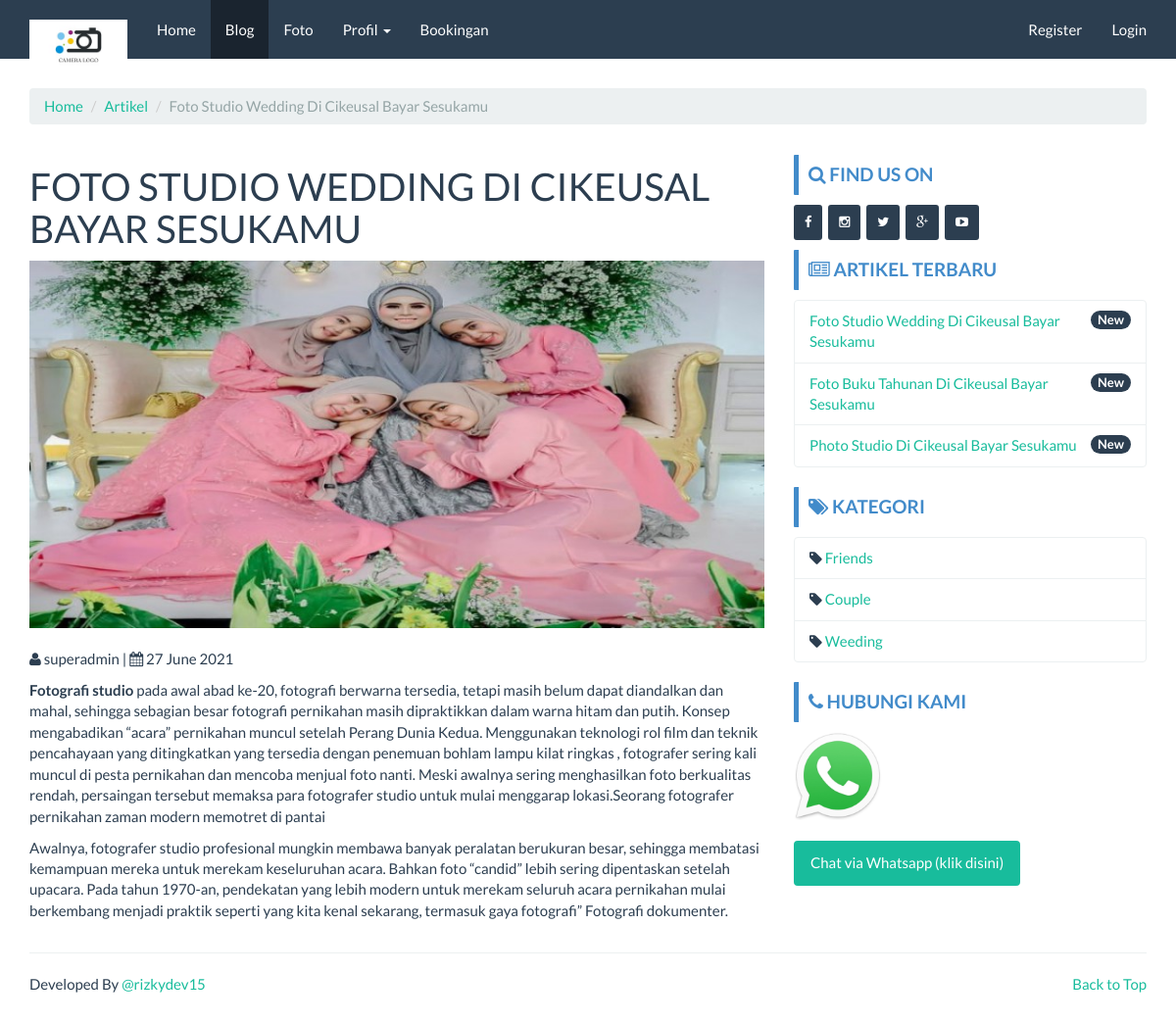
The app's page /event/foto-studio-wedding-di-cikeusal-bayar-sesukamu with its own data.
### tables this page shows
CREATE TABLE `company` (
  `id_company` int(11) NOT NULL,
  `company_name` varchar(100) NOT NULL,
  `company_desc` text NOT NULL,
  `company_address` text NOT NULL,
  `company_maps` text NOT NULL,
  `company_phone` char(30) NOT NULL,
  `company_phone2` char(30) NOT NULL,
  `company_fax` char(30) NOT NULL,
  `company_email` char(30) NOT NULL,
  `foto` text NOT NULL,
  `foto_type` char(10) NOT NULL,
  `created` datetime NOT NULL DEFAULT current_timestamp(),
  `modified` datetime DEFAULT NULL,
  `created_by` char(50) NOT NULL,
  `modified_by` char(50) NOT NULL
);

CREATE TABLE `event` (
  `id_event` int(11) NOT NULL,
  `nama_event` varchar(100) NOT NULL,
  `slug_event` varchar(100) DEFAULT NULL,
  `deskripsi` text DEFAULT NULL,
  `kategori` int(11) DEFAULT NULL,
  `foto` text DEFAULT NULL,
  `foto_type` char(10) DEFAULT NULL,
  `created_at` datetime NOT NULL DEFAULT current_timestamp(),
  `created_by` char(50) NOT NULL,
  `modified_at` datetime DEFAULT NULL ON UPDATE current_timestamp(),
  `modified_by` char(50) NOT NULL
);

CREATE TABLE `kategori` (
  `id_kategori` int(11) NOT NULL,
  `nama_kategori` varchar(20) NOT NULL,
  `slug_kat` varchar(20) NOT NULL,
  `created_by` char(50) NOT NULL,
  `created_at` datetime NOT NULL DEFAULT current_timestamp(),
  `modified_by` char(50) NOT NULL,
  `modified_at` datetime DEFAULT NULL ON UPDATE current_timestamp()
);

CREATE TABLE `kontak` (
  `id_kontak` int(11) NOT NULL,
  `nama_kontak` char(50) NOT NULL,
  `nohp` char(50) NOT NULL,
  `created_by` char(50) NOT NULL,
  `created_at` datetime NOT NULL DEFAULT current_timestamp(),
  `modified_by` char(50) NOT NULL,
  `modified_at` datetime DEFAULT NULL ON UPDATE current_timestamp()
);

### application/controllers/Event.php (called while the page is built, shortened)
<?php
class Event extends CI_Controller {
	function __construct()
  {
		$this->load->model('Company_model');
		$this->load->model('Event_model');
		$this->load->model('Foto_model');
		$this->load->model('Kategori_model');
		$this->load->model('Kontak_model');
		$this->data['company_data'] 			= $this->Company_model->get_by_company();
		$this->data['event_sidebar'] 			= $this->Event_model->get_all_sidebar();
		$this->data['foto_data'] 					= $this->Foto_model->get_all_new_home();
		$this->data['kategori_sidebar'] 	= $this->Kategori_model->get_all();
		$this->data['kontak_sidebar'] 		= $this->Kontak_model->get_all();
  }
	public function read($id)
	{
		$row = $this->Event_model->get_by_id_front($id);
		if ($row)
    {
    	$this->data['event_detail']     = $this->Event_model->get_by_id_front($id);
      $this->data['event_lainnya']    = $this->Event_model->get_all_random();
      $this->data['title'] 						= $row->nama_event;
			$this->load->view('front/event/body', $this->data);
		}
		else
    {
			$this->session->set_flashdata('message', '<div class="alert alert-dismissible alert-danger">
        <button type="button" class="close" data-dismiss="alert">&times;</button>Event tidak ditemukan</b></div>');
      redirect(base_url());
    }
	}
}

### index.php (called while the page is built, shortened)
<?php
require_once BASEPATH.'core/CodeIgniter.php';

### application/models/Company_model.php (called while the page is built, shortened)
<?php  if ( ! defined('BASEPATH')) exit('No direct script access allowed');
class Company_model extends CI_Model
{
  public $table = 'company';
  function get_by_company()
  {
    $this->db->where('id_company', '1');
    return $this->db->get($this->table)->row();
  }
}

### application/models/Event_model.php (called while the page is built, shortened)
<?php  if ( ! defined('BASEPATH')) exit('No direct script access allowed');
class Event_model extends CI_Model
{
  public $table = 'event';
  public $id    = 'id_event';
  public $order = 'DESC';
  function get_all_sidebar()
  {
    $this->db->limit(3);
    $this->db->order_by($this->id, $this->order);
    return $this->db->get($this->table)->result();
  }
  function get_all_random()
  {
    $this->db->limit(3);
    $this->db->order_by($this->id, 'random');
    return $this->db->get($this->table)->result();
  }
  function get_by_id_front($id)
  {
    $this->db->where('slug_event', $id);
    return $this->db->get($this->table)->row();
  }
}

### application/models/Kategori_model.php (called while the page is built, shortened)
<?php  if ( ! defined('BASEPATH')) exit('No direct script access allowed');
class Kategori_model extends CI_Model
{
  public $table = 'kategori';
  function get_all()
  {
    return $this->db->get($this->table)->result();
  }
}

### application/models/Kontak_model.php (called while the page is built, shortened)
<?php  if ( ! defined('BASEPATH')) exit('No direct script access allowed');
class Kontak_model extends CI_Model
{
  public $table = 'kontak';
  function get_all()
  {
    return $this->db->get($this->table)->result();
  }
}

### application/views/front/event/body.php (the view, shortened to what this page needs)
<?php $this->load->view('front/header'); ?>
<?php $this->load->view('front/navbar'); ?>
<div class="container">
	<ol class="breadcrumb">
	  <li><a href="<?php echo base_url() ?>">Home</a></li>
	  <li><a href="#">Artikel</a></li>
	  <li class="active"><?php echo $event_detail->nama_event ?></li>
	</ol>
	<div class="row">
		<div class="col-md-8"><h1><?php echo strtoupper($event_detail->nama_event) ?></h1>
			<a href="<?php echo base_url('assets/images/event/').$event_detail->foto.$event_detail->foto_type ?>" title="<?php echo $event_detail->nama_event ?>">
				<img src="<?php echo base_url('assets/images/event/').$event_detail->foto.'_thumb'.$event_detail->foto_type ?>" alt="<?php echo $event_detail->nama_event ?>" class="img-responsive">
			</a>
			<br>
	    <i class="fa fa-user"></i> <?php echo $event_detail->created_by ?></a> | <i class="fa fa-calendar"></i> <?php echo date("j F Y", strtotime($event_detail->created_at)); ?>
			<p><?php echo $event_detail->deskripsi ?></p>
			<?php $this->load->view('front/modul/mod_komen'); ?>
		</div>
		<?php $this->load->view('front/sidebar'); ?>
	</div>
</div>

### application/views/front/navbar.php (shortened to what this page needs)
<nav class="navbar navbar-default navbar-fixed-top">
  <div class="container">
    <div class="navbar-header">
      <a class="navbar-brand" href="<?php echo base_url() ?>">
        <img src="<?php echo base_url('assets/images/company/').$company_data->foto.$company_data->foto_type ?>" alt="<?php echo $company_data->company_name ?>" width="100px">
      </a>
    </div>
    <div class="collapse navbar-collapse" id="bs-example-navbar-collapse-1">
      <ul class="nav navbar-nav">
        <li class="<?php if($this->uri->segment(1) == ""){echo "active";} ?>">
          <a href="<?php echo base_url() ?>">Home </a>
        </li>
        <li class="<?php if($this->uri->segment(1) == "event"){echo "active";} ?>">
          <a href="<?php echo base_url('event') ?>"> Blog</a>
        </li>
        <li class="<?php if($this->uri->segment(1) == "gallery"){echo "active";} ?>">
          <a href="<?php echo base_url('gallery/album') ?>"> Foto</a>
        </li>
        <li class="dropdown <?php if($this->uri->segment(1) == "about" or $this->uri->segment(1) == "contact"){echo "active";} ?>">
          <a href="#" class="dropdown-toggle" data-toggle="dropdown" role="button" aria-haspopup="true" aria-expanded="false">Profil <span class="caret"></span></a>
        </li>
        <li class="<?php if($this->uri->segment(1) == "cart" && $this->uri->segment(2) == ""){echo "active";} ?>">
          <a href="<?php echo base_url('cart') ?>"> Bookingan</a>
        </li>
      </ul>
      <?php if($this->session->userdata('usertype') != NULL){ ?>
        <ul class="nav navbar-nav navbar-right">
          <li class="dropdown">
            <a href="#" class="dropdown-toggle" data-toggle="dropdown" role="button" aria-haspopup="true" aria-expanded="false">Hi, <?php echo $this->session->userdata('username') ?> <span class="caret"></span></a>
            <ul class="dropdown-menu">
              <li><a href="<?php echo base_url('cart/history') ?>">Riwayat Booking</a></li>
              <li><a href="<?php echo base_url('auth/edit_profil/').$this->session->userdata('user_id') ?>">Edit Profil</a></li>
              <li><a href="<?php echo base_url('auth/profil') ?>">Profil Saya</a></li>
              <li role="separator" class="divider"></li>
              <li><a href="<?php echo base_url('auth/logout') ?>">Logout</a></li>
            </ul>
          </li>
        </ul>
      <?php }else{ ?>
        <ul class="nav navbar-nav navbar-right">
          <li><a href="<?php echo base_url('auth/register') ?>">Register</a></li>
          <li><a href="<?php echo base_url('auth/login') ?>">Login</a></li>
        </ul>
      <?php } ?>
    </div>
  </div>
</nav>

### application/views/front/modul/mod_event.php
<div class="bs-callout bs-callout-primary mt-3">
  <h4><i class="fa fa-newspaper-o"></i> Artikel Terbaru</h4>
</div>
<ul class="list-group">
  <?php
  foreach ($event_sidebar as $event_sidebar) {
  ?>
    <li class="list-group-item">
      <span class="badge">New</span>
      <?php echo anchor('event/read/' . $event_sidebar->slug_event . '', '' . $event_sidebar->nama_event . '') ?>
    </li>
  <?php } ?>
</ul>

### application/views/front/modul/mod_kategori.php (shortened to what this page needs)
<div class="bs-callout bs-callout-primary"><h4><i class="fa fa-tags"></i> Kategori</h4></div>
<ul class="list-group">
  <?php
  foreach ($kategori_sidebar as $kategori_sidebar)
  {
  ?>
  <li class="list-group-item">
    <i class="fa fa-tag"></i> <?php echo anchor('event/kategori/'.$kategori_sidebar->slug_kat.'',''.$kategori_sidebar->nama_kategori.'') ?>
  </li>
  <?php } ?>
</ul>

### application/views/front/modul/mod_cs.php
<div class="bs-callout bs-callout-primary"><h4><i class="fa fa-phone"></i> Hubungi Kami</h4></div>
<ul class="list-group">
  <div><img src="<?php echo base_url('assets/images/wa.jpg') ?>" width="90px"></div>
  <?php foreach($kontak_sidebar as $kontak){?>
  <br>
    <a href="https://api.whatsapp.com/send?phone=+<?php echo $kontak->nohp ?>&text=Hi%20Gan,%20Saya%20mau%20booking%20foto">
      <button class="btn btn-success" type="submit" name="button">Chat via Whatsapp (klik disini)</button>
    </a><br><br>
  <?php } ?>
</ul>

### assets/template/frontend/css/custom.css (style rules this page uses)
h4 { font-weight: bold; text-transform: uppercase; }
.bs-callout { padding: 10px; margin-top: 10px; margin-bottom: 10px; border: 0px solid #eee; border-left-width: 5px; border-radius: 1px; }
.bs-callout h4 { margin-top: 0; margin-bottom: 0px; }
.bs-callout-primary { border-left-color: #428bca; }
.bs-callout-primary h4 { color: #428bca; }
a:hover, a:visited, a:link, a:active { text-decoration: none; }

### records on screen
company: foto+foto_type (picture)
event: nama_event "Foto Studio Wedding Di Cikeusal Bayar Sesukamu", nama_event "FOTO STUDIO WEDDING DI CIKEUSAL BAYAR SESUKAMU", foto+foto_type (picture), created_by "superadmin", created_at "27 June 2021", deskripsi "Fotografi studio pada awal abad ke-20, fotografi berwarna tersedia, tetapi masih belum dapat diandalkan dan mahal, sehingga sebagian besar fotografi pernikahan masih dipraktikkan dalam warna hitam dan putih. Konsep mengabadikan “acara” pernikahan muncul setelah Perang Dunia Kedua. Menggunakan teknologi rol film dan teknik pencahayaan yang ditingkatkan yang tersedia dengan penemuan bohlam lampu kilat ringkas , fotografer sering kali muncul di pesta pernikahan dan mencoba menjual foto nanti. Meski awalnya sering menghasilkan foto berkualitas rendah, persaingan tersebut memaksa para fotografer studio untuk mulai menggarap lokasi.Seorang fotografer pernikahan zaman modern memotret di pantai…", slug_event+nama_event "Foto Studio Wedding Di Cikeusal Bayar Sesukamu"
event: slug_event+nama_event "Foto Buku Tahunan Di Cikeusal Bayar Sesukamu"
event: slug_event+nama_event "Photo Studio Di Cikeusal Bayar Sesukamu"
kategori: slug_kat+nama_kategori "Friends"
kategori: slug_kat+nama_kategori "Couple"
kategori: slug_kat+nama_kategori "Weeding"
